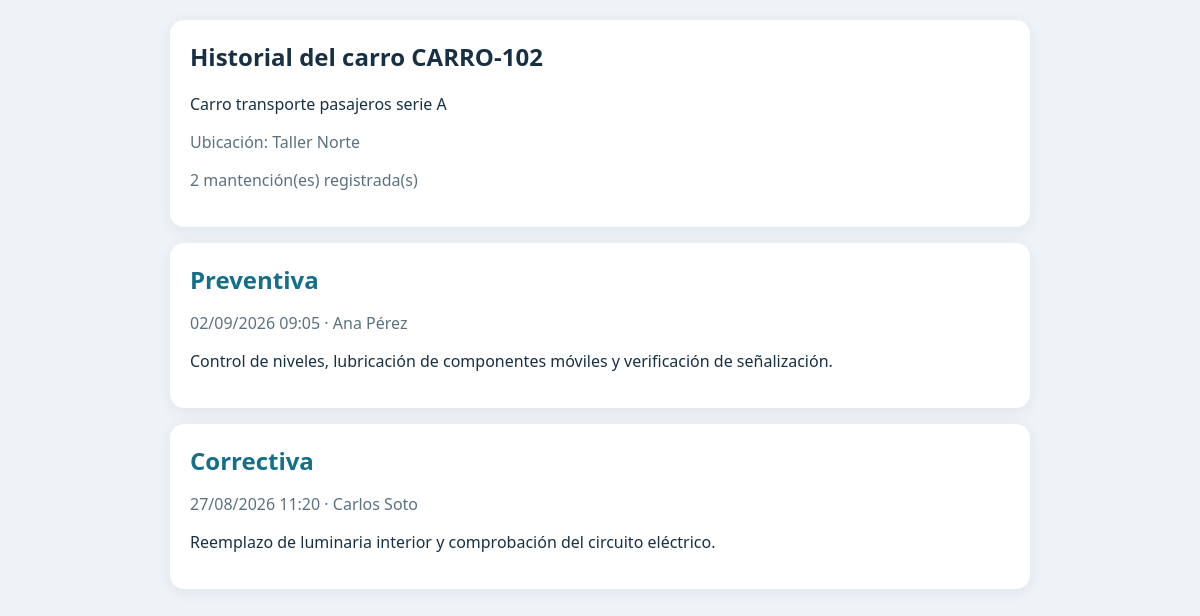
The page /ver.php?carro=CARRO-102 on the database its author committed.
### tables this page shows
CREATE TABLE IF NOT EXISTS carros (
  id INT UNSIGNED AUTO_INCREMENT PRIMARY KEY,
  codigo VARCHAR(80) NOT NULL UNIQUE,
  descripcion VARCHAR(255) NULL,
  ubicacion VARCHAR(120) NULL,
  activo TINYINT(1) NOT NULL DEFAULT 1,
  creado_en TIMESTAMP NOT NULL DEFAULT CURRENT_TIMESTAMP
);

CREATE TABLE IF NOT EXISTS mantenciones (
  id BIGINT UNSIGNED AUTO_INCREMENT PRIMARY KEY,
  carro_id INT UNSIGNED NOT NULL,
  usuario_id INT UNSIGNED NOT NULL,
  tipo ENUM('Preventiva','Correctiva') NOT NULL,
  descripcion TEXT NOT NULL,
  foto VARCHAR(255) NULL,
  realizada_en TIMESTAMP NOT NULL DEFAULT CURRENT_TIMESTAMP,
  CONSTRAINT fk_mant_carro FOREIGN KEY (carro_id) REFERENCES carros(id) ON DELETE RESTRICT ON UPDATE CASCADE,
  CONSTRAINT fk_mant_usuario FOREIGN KEY (usuario_id) REFERENCES usuarios(id) ON DELETE RESTRICT ON UPDATE CASCADE,
  INDEX idx_mant_carro_fecha (carro_id, realizada_en)
);

CREATE TABLE IF NOT EXISTS usuarios (
  id INT UNSIGNED AUTO_INCREMENT PRIMARY KEY,
  nombre VARCHAR(120) NOT NULL,
  correo VARCHAR(190) NOT NULL UNIQUE,
  password_hash VARCHAR(255) NOT NULL,
  rol ENUM('operario','supervisor') NOT NULL DEFAULT 'operario',
  activo TINYINT(1) NOT NULL DEFAULT 1,
  creado_en TIMESTAMP NOT NULL DEFAULT CURRENT_TIMESTAMP
);

### db.php (called while the page is built, shortened)
<?php
function db(): PDO
{
    static $pdo = null;
    if ($pdo instanceof PDO) {
        return $pdo;
    }
    $dsn = 'mysql:host=' . DB_HOST . ';dbname=' . DB_NAME . ';charset=utf8mb4';
    $pdo = new PDO($dsn, DB_USER, DB_PASS, [
        PDO::ATTR_ERRMODE => PDO::ERRMODE_EXCEPTION,
        PDO::ATTR_DEFAULT_FETCH_MODE => PDO::FETCH_ASSOC,
        PDO::ATTR_EMULATE_PREPARES => false,
    ]);
    return $pdo;
}
function e(?string $value): string
{
    return htmlspecialchars($value ?? '', ENT_QUOTES | ENT_SUBSTITUTE, 'UTF-8');
}

### ver.php (the view, shortened to what this page needs)
<?php
$codigo = trim((string)($_GET['carro'] ?? ''));
$stmt = db()->prepare('SELECT id, codigo, descripcion, ubicacion FROM carros WHERE codigo = ? AND activo = 1 LIMIT 1');
$stmt->execute([$codigo]); $carro = $stmt->fetch(); $mantenciones = [];
if ($carro) { $stmt = db()->prepare('SELECT m.*, u.nombre AS trabajador FROM mantenciones m JOIN usuarios u ON u.id=m.usuario_id WHERE m.carro_id=? ORDER BY m.realizada_en DESC, m.id DESC'); $stmt->execute([$carro['id']]); $mantenciones = $stmt->fetchAll(); } else { http_response_code(404); }
?><!doctype html><html lang="es"><head><meta charset="utf-8"><meta name="viewport" content="width=device-width,initial-scale=1"><title>Historial <?=e($codigo)?></title></head><body><main class="wrap"><?php if(!$carro):?><section class="notfound"><h1>Carro no encontrado</h1><p>El código <strong><?=e($codigo)?></strong> no existe o está inactivo.</p></section><?php else:?><section class="hero"><h1>Historial del carro <?=e($carro['codigo'])?></h1><?php if($carro['descripcion']):?><p><?=e($carro['descripcion'])?></p><?php endif;?><?php if($carro['ubicacion']):?><p class="meta">Ubicación: <?=e($carro['ubicacion'])?></p><?php endif;?><p class="meta"><?=count($mantenciones)?> mantención(es) registrada(s)</p></section><?php if(!$mantenciones):?><p class="empty">Todavía no hay mantenciones registradas.</p><?php else: foreach($mantenciones as $m):?><article class="item"><h2><?=e($m['tipo'])?></h2><p class="meta"><?=e(date('d/m/Y H:i', strtotime($m['realizada_en'])))?> · <?=e($m['trabajador'])?></p><p><?=nl2br(e($m['descripcion']))?></p></article><?php endforeach; endif; endif;?></main></body></html>

### ver.php (style rules this page uses)
* { box-sizing:border-box }
body { margin:0;background:#eef3f7;color:#183044;font:16px system-ui,sans-serif }
.wrap { max-width:900px;margin:auto;padding:20px }
.hero,.item { background:#fff;border-radius:14px;padding:20px;margin-bottom:16px;box-shadow:0 3px 15px #18304412 }
.hero h1 { margin-top:0 }
.meta { color:#5c7180 }
.item h2 { margin:0;color:#136f8a }

### rows shown on the page
carros: codigo "CARRO-102", descripcion "Carro transporte pasajeros serie A", ubicacion "Taller Norte"
mantenciones: tipo "Preventiva", realizada_en "02/09/2026 09:05", usuario.nombre "Ana Pérez", descripcion "Control de niveles, lubricación de componentes móviles y verificación de señalización."
mantenciones: tipo "Correctiva", realizada_en "27/08/2026 11:20", usuario.nombre "Carlos Soto", descripcion "Reemplazo de luminaria interior y comprobación del circuito eléctrico."

### other values the page prints
count($mantenciones) "2"
